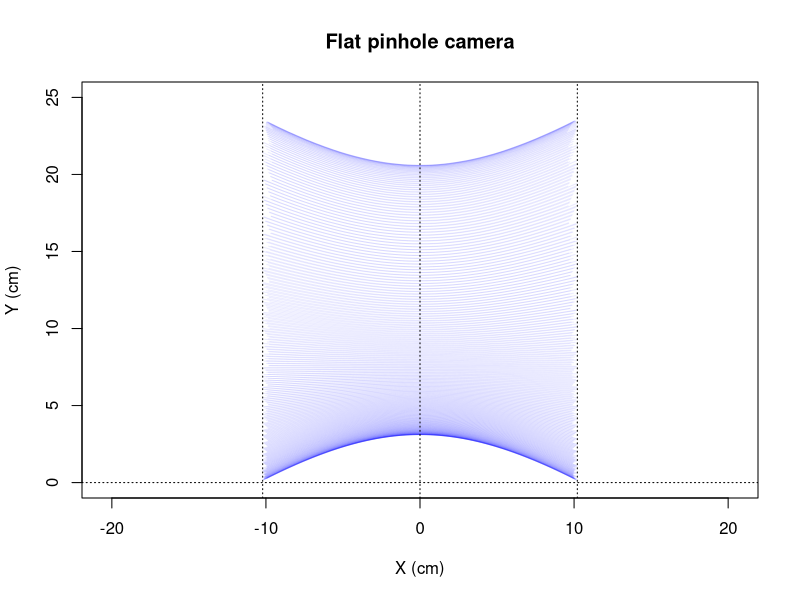
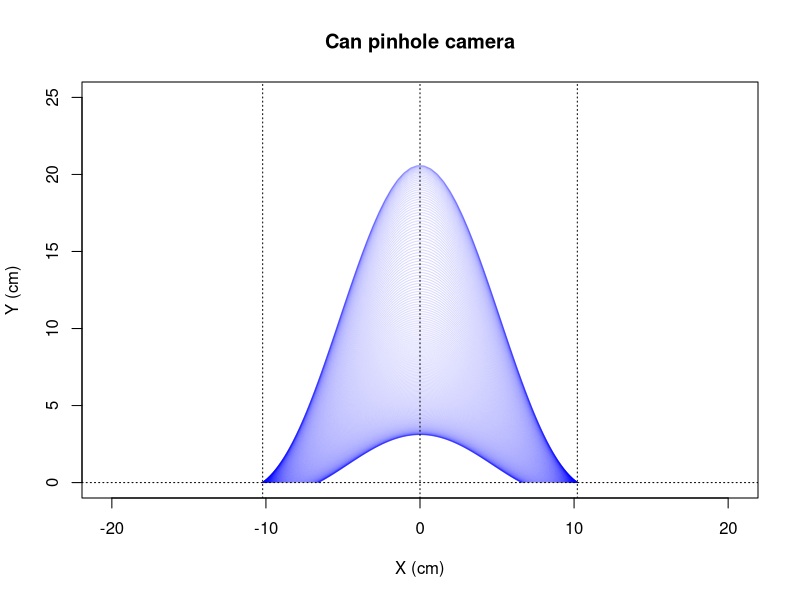
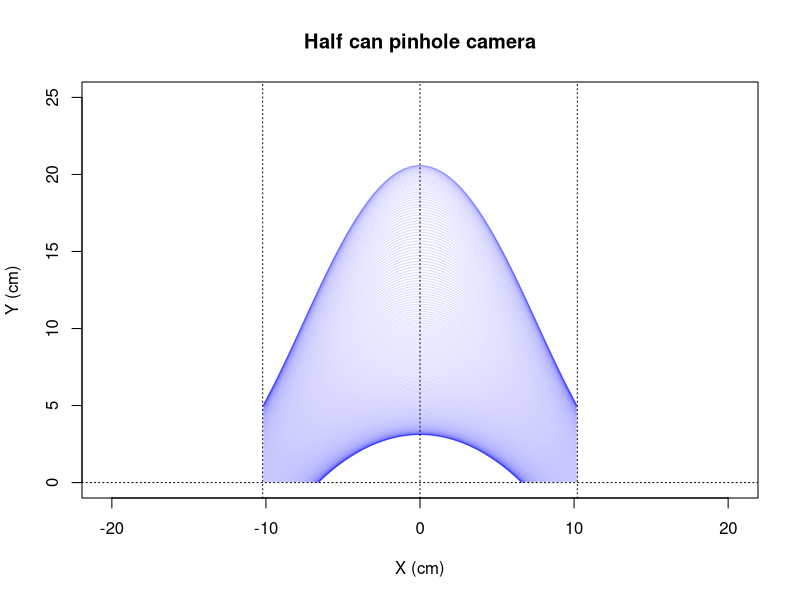
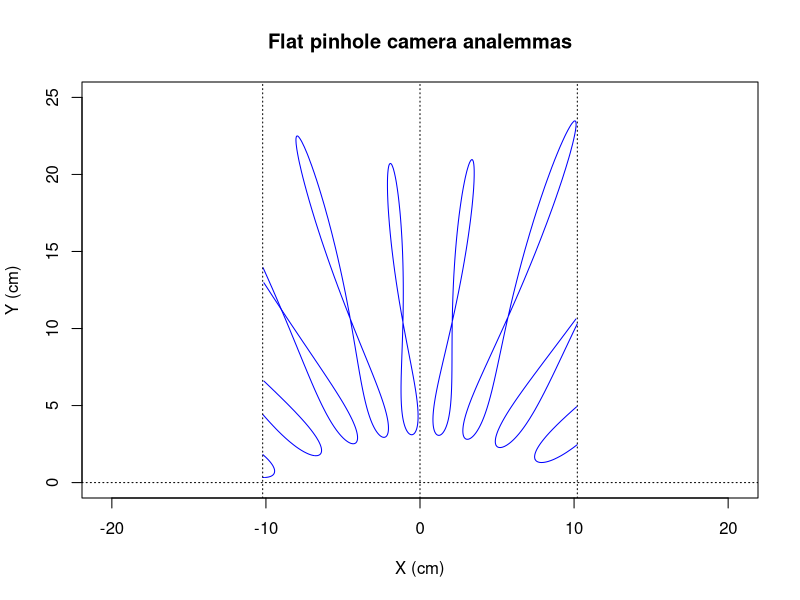
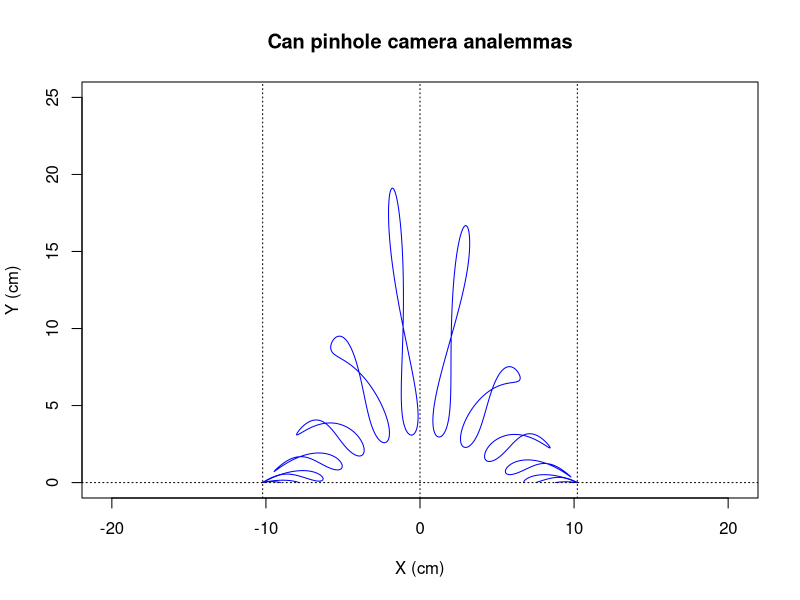
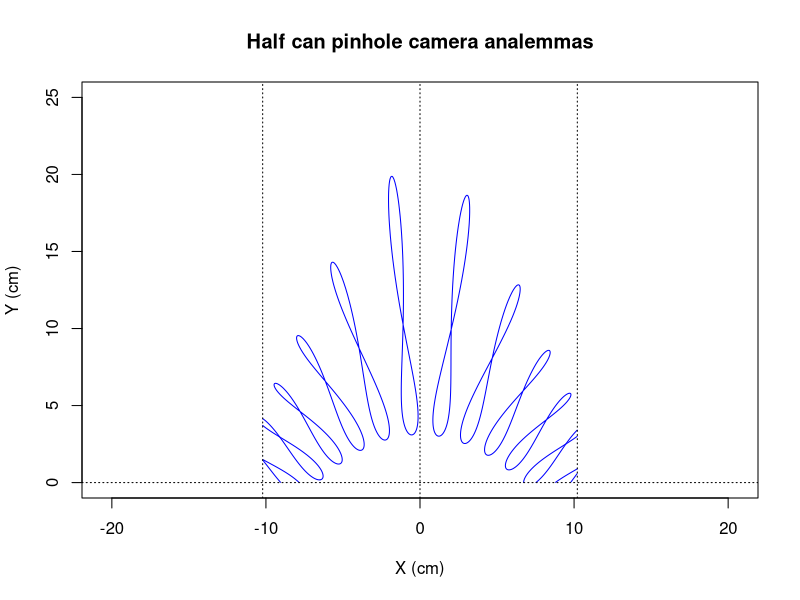

Recreate these plots in R, in order.
# Solargraph simulation with R
# www.overfitting.net
# https://www.overfitting.net/2022/04/simulacion-de-solarigrafias-con-r.html


# Degrees to radians
deg2rad=function(deg) {deg*pi/180.0}

# Elevation and azimuth per day in 2002 (5min sampling) from:
# https://www.sunearthtools.com/dp/tools/pos_sun.php#annual
elevazim=read.table("year2022_elev_azim_GMT+1_NoDST.csv",
                    header=T, sep=";", dec=".")


# PLOT SUN TRAJECTORIES FOR 3 PINHOLE CAMERAS

# Pinhole cameras focal lengths
f=2*(6.5/2)  # 6.5cm pinhole camera
Rlata=f/2  # can camera (beer can diameter=6.5 cm)
Rsemilata=f  # half can camera

# Prepare Azim/Elev data
elevazimtmp=elevazim[1:365,2:ncol(elevazim)]
azimtmp=elevazimtmp[col(elevazimtmp)%%2==0]
elevtmp=elevazimtmp[col(elevazimtmp)%%2==1]
dim(azimtmp)=c(nrow(elevazimtmp), ncol(elevazimtmp)/2)
dim(elevtmp)=dim(azimtmp)

# Flat pinhole camera
png(file="pinhole1.png", width=512, height=640)
for (i in 1:nrow(azimtmp)) {
    x0=f*tan(deg2rad(azimtmp[i,]-180))
    y0=f*tan(deg2rad(elevtmp[i,]))/cos(deg2rad(azimtmp[i,]-180))
    MAXX=f*deg2rad(90)
    x0[x0 > MAXX]=NA
    x0[x0 < -MAXX]=NA
    y0[y0 < 0]=NA
        
    if (i==1) {
        plot(x0, y0, asp=1,
             xlim=c(-MAXX,MAXX), ylim=c(0,25), type='l',
             main='Flat pinhole camera', xlab='X (cm)', ylab='Y (cm)',
             col=rgb(0,0,1,0.08))        
    } else {
        lines(x0, y0, type='l', col=rgb(0,0,1,0.08)) 
    }
}
abline(h=0, v=c(-MAXX,0,MAXX), lty='dotted')
dev.off()

# Can pinhole camera
png(file="pinhole2.png", width=512, height=640)
for (i in 1:nrow(azimtmp)) {
    x0=2*Rlata*deg2rad(azimtmp[i,]-180)
    y0=2*Rlata*tan(deg2rad(elevtmp[i,]))*cos(deg2rad(azimtmp[i,]-180))
    MAXX=2*Rlata*deg2rad(90)
    x0[x0 > MAXX]=NA
    x0[x0 < -MAXX]=NA
    y0[y0 < 0]=NA
    
    if (i==1) {
        plot(x0, y0, asp=1,
             xlim=c(-MAXX,MAXX), ylim=c(0,25), type='l',
             main='Can pinhole camera', xlab='X (cm)', ylab='Y (cm)',
             col=rgb(0,0,1,0.08))        
    } else {
        lines(x0, y0, type='l', col=rgb(0,0,1,0.08)) 
    }
}
abline(h=0, v=c(-MAXX,0,MAXX), lty='dotted')
dev.off()

# Half can pinhole camera
png(file="pinhole3.png", width=512, height=640)
for (i in 1:nrow(azimtmp)) {
    x0=Rsemilata*deg2rad(azimtmp[i,]-180)
    y0=Rsemilata*tan(deg2rad(elevtmp[i,]))
    MAXX=Rsemilata*deg2rad(90)
    x0[x0 > MAXX]=NA
    x0[x0 < -MAXX]=NA
    y0[y0 < 0]=NA

    if (i==1) {
        plot(x0, y0, asp=1,
             xlim=c(-MAXX,MAXX), ylim=c(0,25), type='l',
             main='Half can pinhole camera', xlab='X (cm)', ylab='Y (cm)',
             col=rgb(0,0,1,0.08))         
    } else {
        lines(x0, y0, type='l', col=rgb(0,0,1,0.08)) 
    }
}
abline(h=0, v=c(-MAXX,0,MAXX), lty='dotted')
dev.off()



# DRAW ANALEMMAS

# Keep samples at exact hours
azimana=azimtmp[col(azimtmp)%%12==0]
elevana=elevtmp[col(elevtmp)%%12==0]
dim(azimana)=c(365, 24)
dim(elevana)=c(365, 24)

png(file="pinhole_analemma1.png", width=512, height=640)
for (i in 1:24) {
    x0=f*tan(deg2rad(azimana[,i]-180))
    y0=f*tan(deg2rad(elevana[,i]))/cos(deg2rad(azimana[,i]-180))
    MAXX=f*deg2rad(90)
    x0[x0 > MAXX]=NA
    x0[x0 < -MAXX]=NA
    y0[y0 < 0]=NA
    
    if (i==1) {
        plot(x0, y0, asp=1,
             xlim=c(-MAXX,MAXX), ylim=c(0,25), type='l',
             main='Flat pinhole camera analemmas', xlab='X (cm)', ylab='Y (cm)',
             col=rgb(0,0,1,1))         
    } else {
        lines(x0, y0, type='l', col=rgb(0,0,1,1)) 
    }
}
abline(h=0, v=c(-MAXX,0,MAXX), lty='dotted')
dev.off()

png(file="pinhole_analemma2.png", width=512, height=640)
for (i in 1:24) {
    x0=2*Rlata*deg2rad(azimana[,i]-180)
    y0=2*Rlata*tan(deg2rad(elevana[,i]))*cos(deg2rad(azimana[,i]-180))
    MAXX=2*Rlata*deg2rad(90)
    x0[x0 > MAXX]=NA
    x0[x0 < -MAXX]=NA
    y0[y0 < 0]=NA
    
    if (i==1) {
        plot(x0, y0, asp=1,
             xlim=c(-MAXX,MAXX), ylim=c(0,25), type='l',
             main='Can pinhole camera analemmas', xlab='X (cm)', ylab='Y (cm)',
             col=rgb(0,0,1,1))         
    } else {
        lines(x0, y0, type='l', col=rgb(0,0,1,1)) 
    }
}
abline(h=0, v=c(-MAXX,0,MAXX), lty='dotted')
dev.off()

png(file="pinhole_analemma3.png", width=512, height=640)
for (i in 1:24) {
    x0=Rsemilata*deg2rad(azimana[,i]-180)
    y0=Rsemilata*tan(deg2rad(elevana[,i]))
    MAXX=Rsemilata*deg2rad(90)
    x0[x0 > MAXX]=NA
    x0[x0 < -MAXX]=NA
    y0[y0 < 0]=NA
    
    if (i==1) {
        plot(x0, y0, asp=1,
             xlim=c(-MAXX,MAXX), ylim=c(0,25), type='l',
             main='Half can pinhole camera analemmas', xlab='X (cm)', ylab='Y (cm)',
             col=rgb(0,0,1,1))         
    } else {
        lines(x0, y0, type='l', col=rgb(0,0,1,1)) 
    }
}
abline(h=0, v=c(-MAXX,0,MAXX), lty='dotted')
dev.off()
